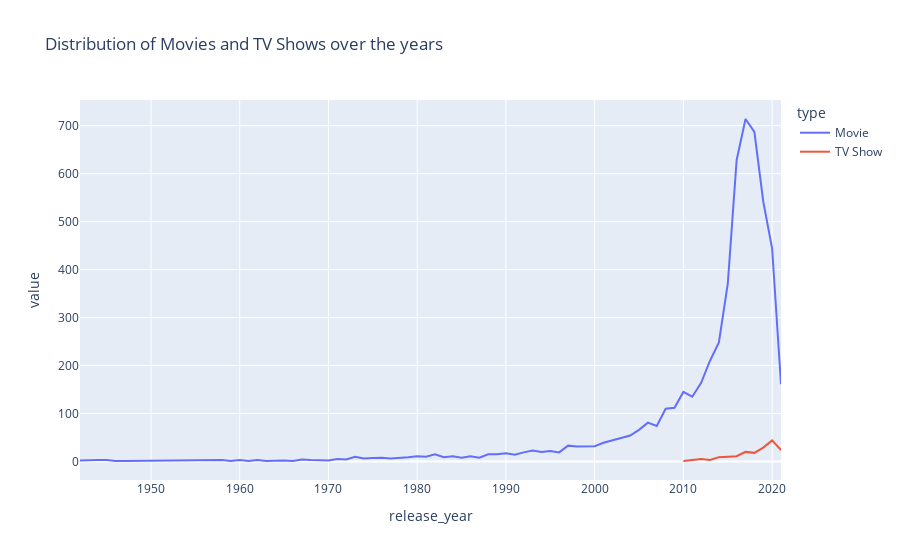

The notebook cell this image was saved under:
### Code cell
# Code and visualization
# **`Question No 01:`** What is the distribution of the "type" column (movie vs. TV show) over the years?
q1 = df.groupby(['release_year','type']).size().unstack()
px.line(q1, title='Distribution of Movies and TV Shows over the years')

### Figure 1 — Plotly figure (JSON) as saved in the notebook; plotly's stock layout.template omitted (floating-point values rounded to 4 significant figures)
{"data": [{"hovertemplate": "type=Movie<br>release_year=%{x}<br>value=%{y}<extra></extra>", "legendgroup": "Movie", "line": {"color": "#636efa", "dash": "solid"}, "marker": {"symbol": "circle"}, "mode": "lines", "name": "Movie", "orientation": "v", "showlegend": true, "type": "scatter", "x": [1942, 1943, 1944, 1945, 1946, 1947, 1954, 1955, 1956, 1958, 1959, 1960, 1961, 1962, 1963, 1964, 1965, 1966, 1967, 1968, 1969, 1970, 1971, 1972, 1973, 1974, 1975, 1976, 1977, 1978, 1979, 1980, 1981, 1982, 1983, 1984, 1985, 1986, 1987, 1988, 1989, 1990, 1991, 1992, 1993, 1994, 1995, 1996, 1997, 1998, 1999, 2000, 2001, 2002, 2003, 2004, 2005, 2006, 2007, 2008, 2009, 2010, 2011, 2012, 2013, 2014, 2015, 2016, 2017, 2018, 2019, 2020, 2021], "xaxis": "x", "y": [2, 3, 3, 3, 1, 1, 2, 3, 2, 3, 1, 3, 1, 3, 1, 2, 2, 1, 4, 3, 2, 2, 5, 4, 10, 6, 7, 8, 6, 7, 9, 11, 10, 15, 9, 11, 8, 11, 8, 15, 15, 17, 14, 19, 23, 20, 22, 19, 33, 31, 31, 32, 39, 44, 50, 54, 66, 81, 74, 110, 112, 145, 135, 164, 210, 248, 370, 628, 714, 687, 542, 444, 161], "yaxis": "y"}, {"hovertemplate": "type=TV Show<br>release_year=%{x}<br>value=%{y}<extra></extra>", "legendgroup": "TV Show", "line": {"color": "#EF553B", "dash": "solid"}, "marker": {"symbol": "circle"}, "mode": "lines", "name": "TV Show", "orientation": "v", "showlegend": true, "type": "scatter", "x": [1942, 1943, 1944, 1945, 1946, 1947, 1954, 1955, 1956, 1958, 1959, 1960, 1961, 1962, 1963, 1964, 1965, 1966, 1967, 1968, 1969, 1970, 1971, 1972, 1973, 1974, 1975, 1976, 1977, 1978, 1979, 1980, 1981, 1982, 1983, 1984, 1985, 1986, 1987, 1988, 1989, 1990, 1991, 1992, 1993, 1994, 1995, 1996, 1997, 1998, 1999, 2000, 2001, 2002, 2003, 2004, 2005, 2006, 2007, 2008, 2009, 2010, 2011, 2012, 2013, 2014, 2015, 2016, 2017, 2018, 2019, 2020, 2021], "xaxis": "x", "y": [null, null, null, null, 1, null, null, null, null, null, null, null, null, null, null, null, null, null, null, null, null, null, null, null, null, null, null, null, null, null, null, null, null, null, null, null, null, null, null, null, null, 1, null, null, null, null, null, null, null, null, null, null, 1, null, null, null, null, 4, null, null, null, 1, 3, 5, 3, 9, 10, 11, 20, 18, 29, 44, 24], "yaxis": "y"}], "layout": {"legend": {"title": {"text": "type"}, "tracegroupgap": 0}, "title": {"text": "Distribution of Movies and TV Shows over the years"}, "xaxis": {"anchor": "y", "domain": [0, 1], "title": {"text": "release_year"}}, "yaxis": {"anchor": "x", "domain": [0, 1], "title": {"text": "value"}}}}
